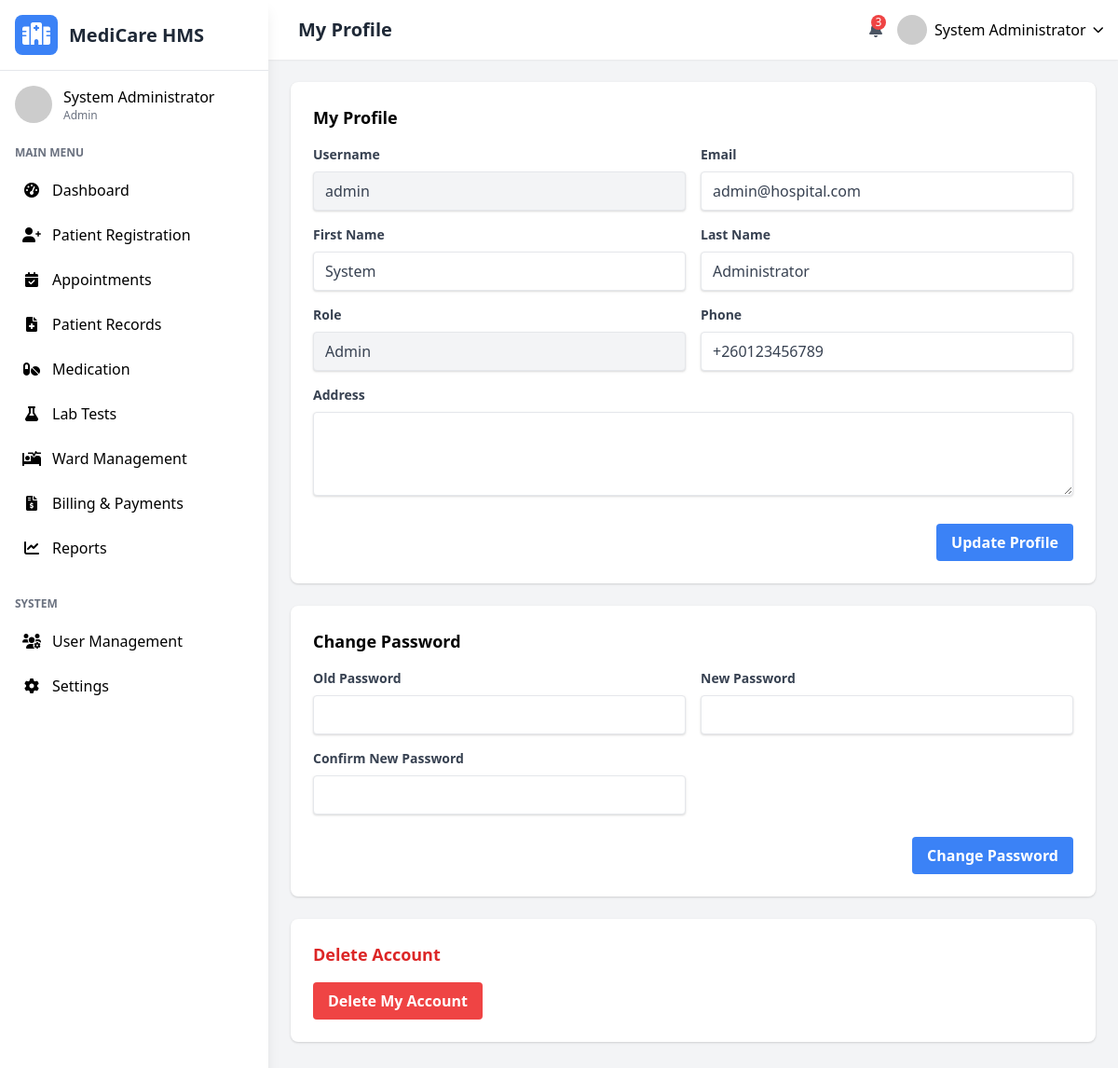
Before: /profile.php (signed in) with the older database file.
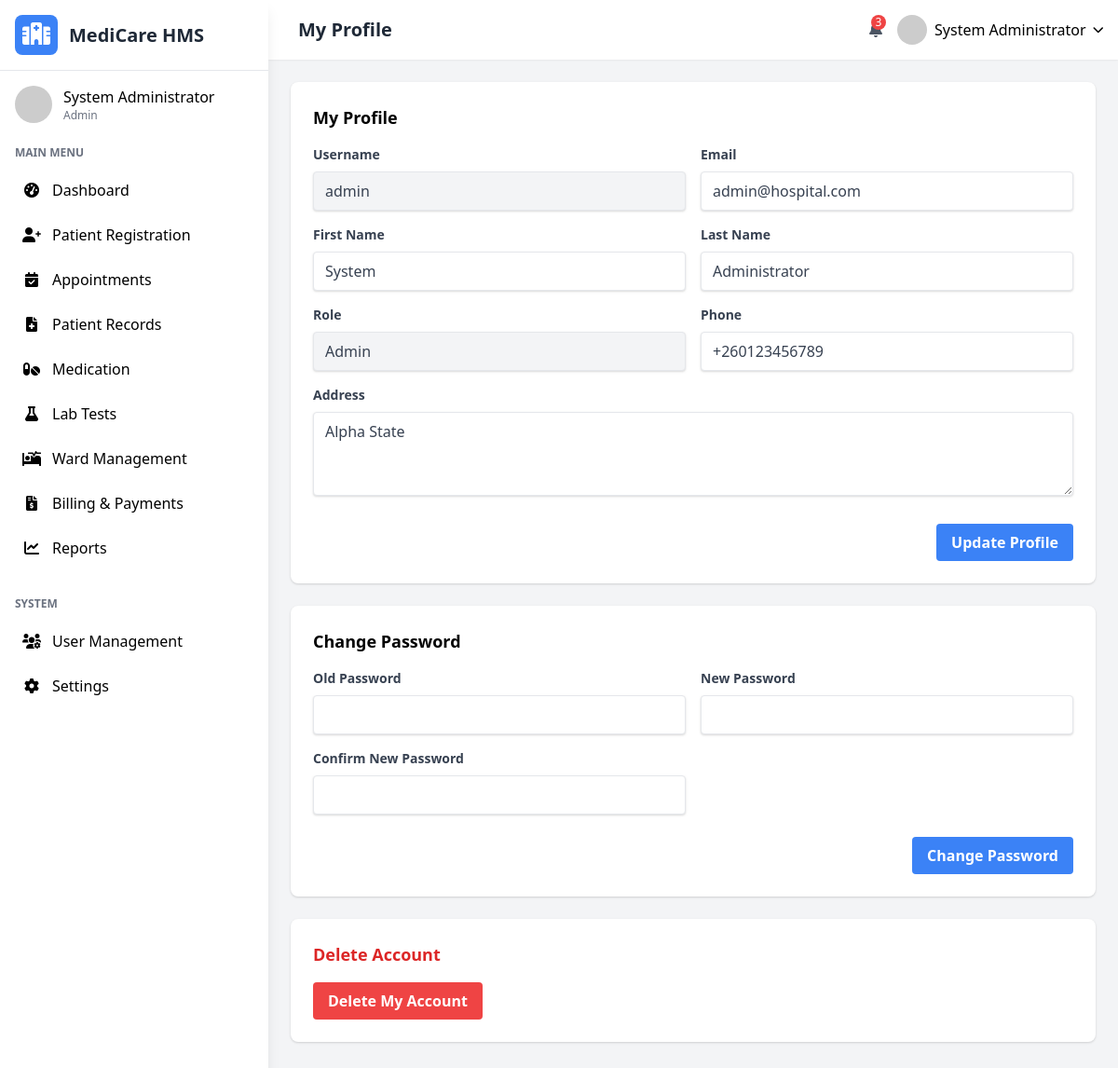
After: the same page with the newer database file.
### tables this page shows
CREATE TABLE `users` (
  `user_id` int(11) NOT NULL,
  `username` varchar(50) NOT NULL,
  `password_hash` varchar(255) NOT NULL,
  `email` varchar(100) NOT NULL,
  `first_name` varchar(50) NOT NULL,
  `last_name` varchar(50) NOT NULL,
  `role` enum('admin','doctor','nurse','receptionist','lab_technician','pharmacist') NOT NULL,
  `specialization` varchar(100) DEFAULT NULL,
  `phone` varchar(20) DEFAULT NULL,
  `address` text DEFAULT NULL,
  `hire_date` date DEFAULT NULL,
  `status` enum('active','inactive','on_leave') DEFAULT 'active',
  `created_at` timestamp NOT NULL DEFAULT current_timestamp(),
  `updated_at` timestamp NOT NULL DEFAULT current_timestamp() ON UPDATE current_timestamp()
);

### profile.php (the view, shortened to what the changed rows need)
<?php
$page_title = "My Profile";
require_once 'includes/header.php';
$current_user_id = $_SESSION['user_id'] ?? null;
$stmt = $conn->prepare("SELECT * FROM users WHERE user_id = ?");
$stmt->bind_param("i", $current_user_id);
$stmt->execute();
$result = $stmt->get_result();
$user_data = $result->fetch_assoc();
?>
<div class="bg-white rounded-lg shadow p-6 mb-6">
    <form method="POST" action="">
        <div class="grid grid-cols-1 md:grid-cols-2 gap-4">
            <div>
                <label class="block text-gray-700 text-sm font-bold mb-2" for="username">Username</label>
                <input class="shadow appearance-none border rounded w-full py-2 px-3 text-gray-700 bg-gray-100"
                    id="username" name="username" type="text" value="<?php echo htmlspecialchars($user_data['username']); ?>" readonly>
            </div>
            <div>
                <label class="block text-gray-700 text-sm font-bold mb-2" for="email">Email</label>
                <input class="shadow appearance-none border rounded w-full py-2 px-3 text-gray-700"
                    id="email" name="email" type="email" value="<?php echo htmlspecialchars($user_data['email']); ?>" required>
            </div>
            <div>
                <label class="block text-gray-700 text-sm font-bold mb-2" for="first_name">First Name</label>
                <input class="shadow appearance-none border rounded w-full py-2 px-3 text-gray-700"
                    id="first_name" name="first_name" type="text" value="<?php echo htmlspecialchars($user_data['first_name']); ?>" required>
            </div>
            <div>
                <label class="block text-gray-700 text-sm font-bold mb-2" for="last_name">Last Name</label>
                <input class="shadow appearance-none border rounded w-full py-2 px-3 text-gray-700"
                    id="last_name" name="last_name" type="text" value="<?php echo htmlspecialchars($user_data['last_name']); ?>" required>
            </div>
            <div>
                <label class="block text-gray-700 text-sm font-bold mb-2" for="role">Role</label>
                <input class="shadow appearance-none border rounded w-full py-2 px-3 text-gray-700 bg-gray-100"
                    id="role" name="role" type="text" value="<?php echo ucfirst($user_data['role']); ?>" readonly>
            </div>
            <div>
                <label class="block text-gray-700 text-sm font-bold mb-2" for="phone">Phone</label>
                <input class="shadow appearance-none border rounded w-full py-2 px-3 text-gray-700"
                    id="phone" name="phone" type="tel" value="<?php echo htmlspecialchars($user_data['phone']); ?>">
            </div>
            <div class="md:col-span-2">
                <label class="block text-gray-700 text-sm font-bold mb-2" for="address">Address</label>
                <textarea class="shadow appearance-none border rounded w-full py-2 px-3 text-gray-700"
                    id="address" name="address" rows="3"><?php echo htmlspecialchars($user_data['address']); ?></textarea>
            </div>
        </div>
    </form>
</div>
<?php require_once 'includes/footer.php'; ?>

### includes/header.php (shortened to what the changed rows need)
<?php
require_once 'config.php';
$user_id = $_SESSION['user_id'];
$user_query = $conn->prepare("SELECT * FROM users WHERE user_id = ?");
$user_query->bind_param("i", $user_id);
$user_query->execute();
$user_result = $user_query->get_result();
$user = $user_result->fetch_assoc();
?>
<!DOCTYPE html>
<html lang="en">
<head>
    <link href="https://cdn.jsdelivr.net/npm/tailwindcss@2.2.19/dist/tailwind.min.css" rel="stylesheet">
    <link rel="stylesheet" href="https://cdnjs.cloudflare.com/ajax/libs/font-awesome/6.0.0-beta3/css/all.min.css">
</head>
<body class="bg-gray-100 font-sans">
    <div class="flex h-screen overflow-hidden">
        <?php include 'includes/sidebar.php'; ?>
        <div class="flex-1 overflow-y-auto main-content md:ml-64 lg:ml-72">
            <header class="bg-white shadow-sm p-4 flex justify-between items-center sticky top-0 z-10">
                <div class="flex items-center space-x-4">
                    <h2 class="text-xl font-semibold text-gray-800"><?php echo isset($page_title) ? $page_title : 'Dashboard'; ?></h2>
                </div>
                <div class="flex items-center space-x-4">
                    <div class="relative">
                        <button id="userMenuButton" class="flex items-center space-x-2 focus:outline-none">
                            <img src="https://randomuser.me/api/portraits/lego/5.jpg" alt="User" class="w-8 h-8 rounded-full">
                            <span class="hidden md:inline"><?php echo htmlspecialchars($user['first_name'] . ' ' . $user['last_name']); ?></span>
                            <i class="fas fa-chevron-down text-xs"></i>
                        </button>
                    </div>
                </div>
            </header>
            <main class="p-6">

### includes/sidebar.php (shortened to what the changed rows need)
<div class="sidebar bg-white w-64 md:w-72 shadow-lg fixed h-full overflow-y-auto transform -translate-x-full md:translate-x-0 transition-transform duration-300 ease-in-out z-20">
    <div class="p-4 flex items-center justify-between border-b">
        <div class="flex items-center space-x-3">
            <h1 class="text-xl font-bold text-gray-800">MediCare HMS</h1>
        </div>
    </div>
    <div class="p-4">
        <div class="flex items-center space-x-3 mb-6">
            <div>
                <p class="font-medium"><?php echo htmlspecialchars($user['first_name'] . ' ' . $user['last_name']); ?></p>
                <p class="text-xs text-gray-500"><?php echo ucfirst($user['role']); ?></p>
            </div>
        </div>
    </div>
</div>

Changed rows visible on the page:
changed users "System Administrator": address (not shown) → "Alpha State"
